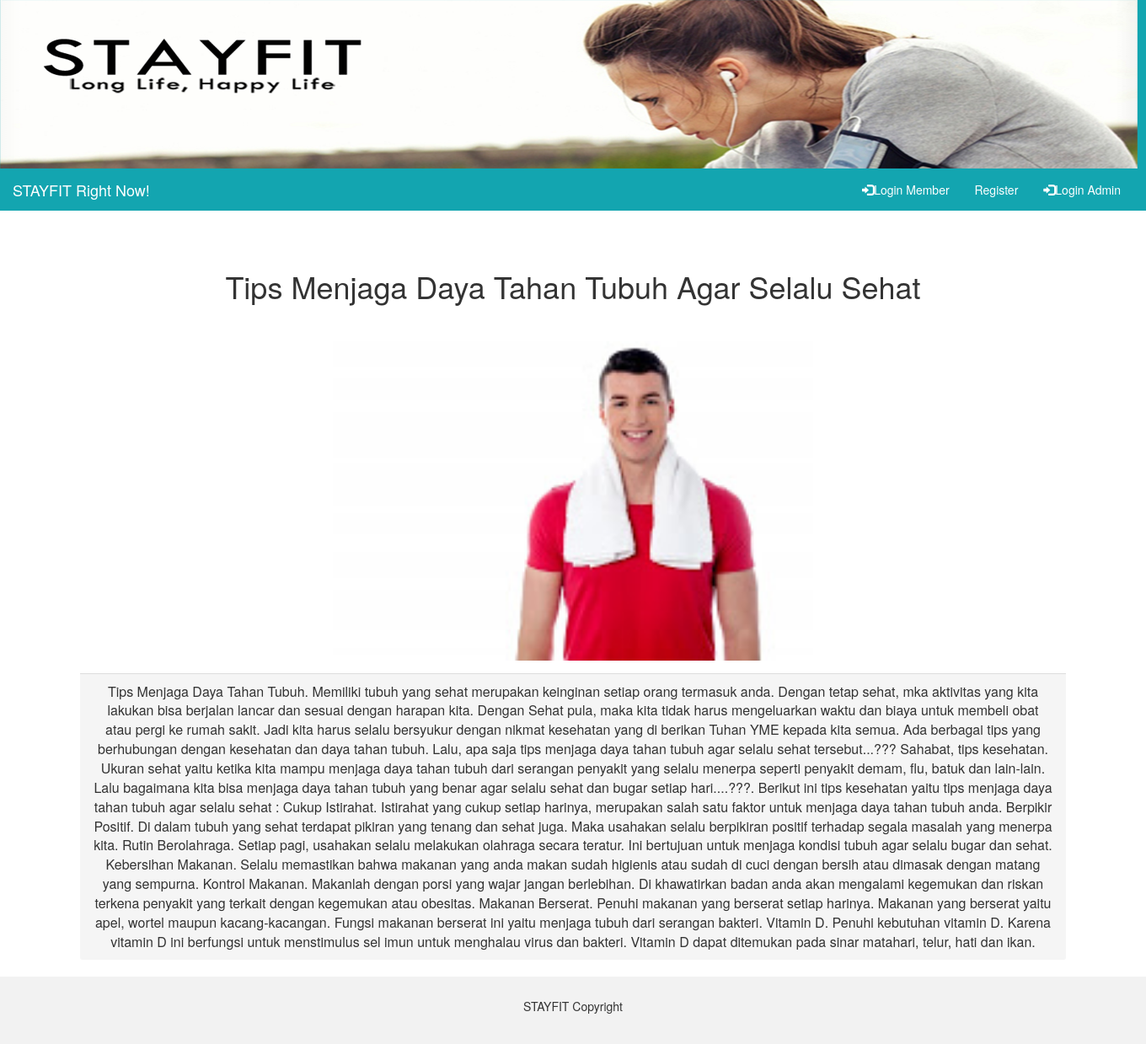
The page /index.php/kontrollerListTipsKesehatan/detailTips/3 on the database its author committed.
### tables this page shows
CREATE TABLE `tips_kesehatan` (
  `ID_TIPS` int(11) NOT NULL,
  `JUDUL` varchar(100) NOT NULL,
  `GAMBAR_TIPS` varchar(500) NOT NULL,
  `ISI` text NOT NULL,
  `DATE_TIPS` timestamp NOT NULL DEFAULT CURRENT_TIMESTAMP ON UPDATE CURRENT_TIMESTAMP
);

### application/controllers/kontrollerListTipsKesehatan.php (called while the page is built, shortened)
<?php
class KontrollerListTipsKesehatan extends CI_Controller{
	public function __construct(){
		$this->load->helper(array('form','url'));
		$this->load->model('dataListTipsKesehatan');
		$this->load->library('session');
	}
public function detailTips($id){
	if($id != null){
	$data['hasil'] = $this->dataListTipsKesehatan->getDataTipsKesehatan($id);
	$this->load->view('template/member/header_home');
	$id = $this->session->userdata('id');
	if($id == null){
        $this->load->view('template/member/navbar_guest');}
      else{$this->load->view('template/member/navbar_member_tips');}
        $this->load->view('halaman_detail_tips_kesehatan_guest', $data);
        $this->load->view('template/member/footer_guest');
    }
    else{
    	redirect('kontrollerListTipsKesehatan');
    }
}
}
 ?>

### index.php (called while the page is built, shortened)
<?php
require_once BASEPATH.'core/CodeIgniter.php';

### application/models/dataListTipsKesehatan.php (called while the page is built, shortened)
<?php
class DataListTipsKesehatan extends CI_Model{
	public function getDataTipsKesehatan($id){
		$query = $this->db->query("SELECT * FROM tips_kesehatan WHERE ID_TIPS = $id");
		$hasil = $query -> result_array();
		return $hasil;
	}
}
 ?>

### application/views/halaman_detail_tips_kesehatan_guest.php (the view, shortened to what this page needs)
<div class="container text-center">
  <h1 style="margin-top:70px;"><?php echo $hasil[0]['JUDUL']; ?></h1><br>
<div class="container">
        <center>
          <div class="panel-body"><img src="<?php echo base_url(); ?>./uploads/<?php echo $hasil[0]['GAMBAR_TIPS']; ?>" class="img-responsive" style="width:50%" alt="Image"></div>
        </center>
        <div class="panel-footer" style="font-size:16px;"><?php echo $hasil[0]['ISI']; ?></div>
</div><br>
</div>

### rows shown on the page
tips_kesehatan: JUDUL "Tips Menjaga Daya Tahan Tubuh Agar Selalu Sehat", GAMBAR_TIPS (picture), ISI "Tips Menjaga Daya Tahan Tubuh. Memiliki tubuh yang sehat merupakan keinginan setiap orang termasuk anda. Dengan tetap sehat, mka aktivitas yang kita lakukan bisa berjalan lancar dan sesuai dengan harapan kita. Dengan Sehat pula, maka kita tidak harus mengeluarkan waktu dan biaya untuk membeli obat atau pergi ke rumah sakit. Jadi kita harus selalu bersyukur dengan nikmat kesehatan yang di berikan Tuhan YME kepada kita semua. Ada berbagai tips yang berhubungan dengan kesehatan dan daya tahan tubuh. Lalu, apa saja tips menjaga daya tahan tubuh agar selalu sehat tersebut...??? Sahabat, tips kesehatan. Ukuran sehat yaitu ketika kita mampu menjaga daya tahan tubuh dari serangan penyakit yang…"
